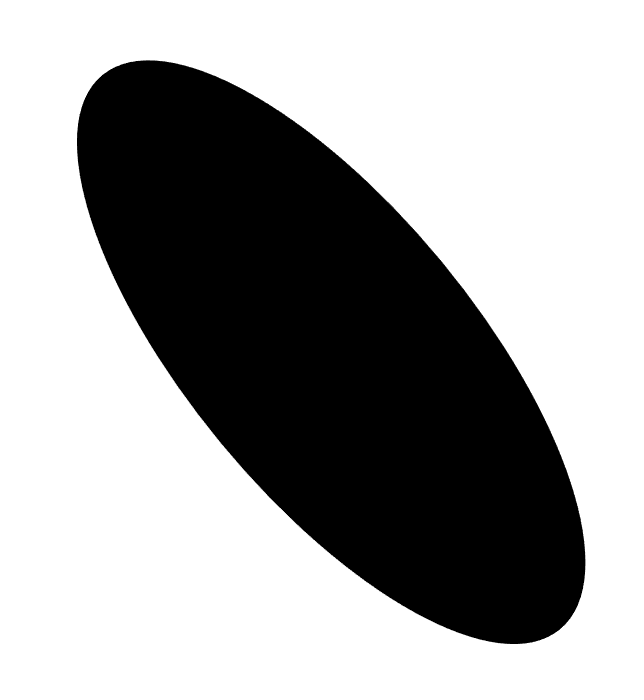
#> input picture 2024-1/GPT/01.png, 644 x 700 px; its folder holds only this picture in this run
$ jupyter execute --allow-errors '240126 ChatGPT-1.ipynb'
#> lines starting #> are read from the running program, lines starting #| are printed output that depends on the picture; after the words box and inside, x2 and y2 are one past the last pixel; in counts of white or black regions, pixels touching at a corner belong together
[cell 1]
import numpy as np
from skimage import measure, transform
from skimage.measure import label, regionprops

from PIL import Image
import matplotlib.pyplot as plt
import glob

[cell 2]
def load_image(file_path):
    image = Image.open(file_path)
    return image.convert('L')   # 그레이스케일로 변환

def find_properties(binary_particle):
    props = measure.regionprops(binary_particle.astype(int))[0]
    original_particle_area = np.sum(binary_particle)
    bbox = props.bbox
    orientation = props.orientation
    centroid = props.centroid
    return original_particle_area, bbox, orientation, centroid

def add_padding(binary_particle):
    rows, cols = binary_particle.shape
    diag = int(np.sqrt(rows**2 + cols**2))
    pad_width = ((diag - rows) // 2, (diag - cols) // 2)
    padded_particle = np.pad(binary_particle, ((pad_width[0], pad_width[0]), (pad_width[1], pad_width[1])), mode='constant', constant_values=0)
    return padded_particle, pad_width

def process_particle(padded_particle, orientation, centroid, pad_width, bbox):
    # 이미지 회전
    rotation_angle = (np.pi/2 - orientation) * (180/np.pi)
    new_centroid = (centroid[0] + pad_width[0], centroid[1] + pad_width[1])
    rotated_particle = transform.rotate(padded_particle, rotation_angle, order=0, preserve_range=True, center=new_centroid)

    # 회전된 이미지의 가로세로 비율 조정
    props_rotated = measure.regionprops(rotated_particle.astype(int))[0]
    rotated_bbox = props_rotated.bbox
    rotated_height = rotated_bbox[2] - rotated_bbox[0]
    rotated_width = rotated_bbox[3] - rotated_bbox[1]

    original_aspect_ratio = (bbox[3] - bbox[1]) / (bbox[2] - bbox[0])
    rotated_aspect_ratio = rotated_width / rotated_height

    # 가로세로 비율에 맞게 이미지 크기 조정
    if rotated_aspect_ratio > original_aspect_ratio:
        # 회전된 이미지가 너무 넓으면 높이를 늘립니다.
        new_height = rotated_width / original_aspect_ratio
        scaling_factor = new_height / rotated_height
        new_rotated_particle = transform.rescale(rotated_particle, (scaling_factor, 1), order=0, preserve_range=True)
    else:
        # 회전된 이미지가 너무 높으면 너비를 늘립니다.
        new_width = rotated_height * original_aspect_ratio
        scaling_factor = new_width / rotated_width
        new_rotated_particle = transform.rescale(rotated_particle, (1, scaling_factor), order=0, preserve_range=True)

    return new_rotated_particle

# [29 lines left out: functions adjust_particle_scale, save_and_show_image, not called in this run]

def main():
    image_files = glob.glob('*.png')
    if not image_files:
        raise ValueError("이미지를 찾을 수 없습니다.")

    for idx, file_path in enumerate(image_files):
        particle_image = load_image(file_path)
#> in load_image, image is the input picture: PIL image 644x700 RGBA; mean R, G, B, A 163.7, 163.7, 163.7, 255
        particle_array = np.array(particle_image)
        binary_particle = particle_array < 128
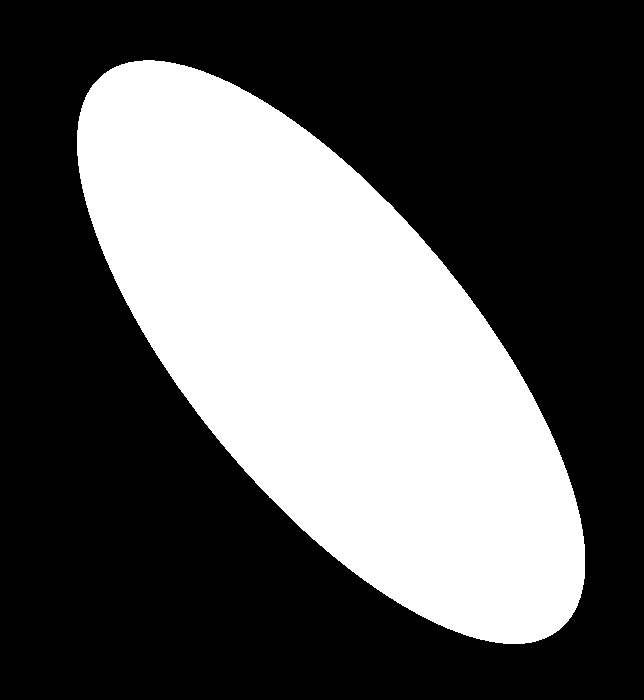
#> binary_particle: shape (700, 644) bool; 35.8% white; 1 white region, box (x1, y1, x2, y2) and area: (77, 60, 585, 644) 161559

        original_particle_area, bbox, orientation, centroid = find_properties(binary_particle)
#> in find_properties, `original_particle_area = np.sum(binary_particle)`: original_particle_area = 161559
#> in find_properties, `bbox = props.bbox`: bbox = (60, 77, 644, 585)
#> in find_properties, `orientation = props.orientation`: orientation = 0.69
#> in find_properties, `centroid = props.centroid`: centroid = (351.7, 330.7)
#> original_particle_area = 161559; bbox = (60, 77, 644, 585); orientation = 0.69; centroid = (351.7, 330.7)
        original_width = bbox[3] - bbox[1]
#> original_width = 508
        original_height = bbox[2] - bbox[0]
#> original_height = 584

        padded_particle, pad_width = add_padding(binary_particle)
#> in add_padding, `padded_particle = np.pad(binary_particle, ((pad_width[0], pad_width[0]..`:
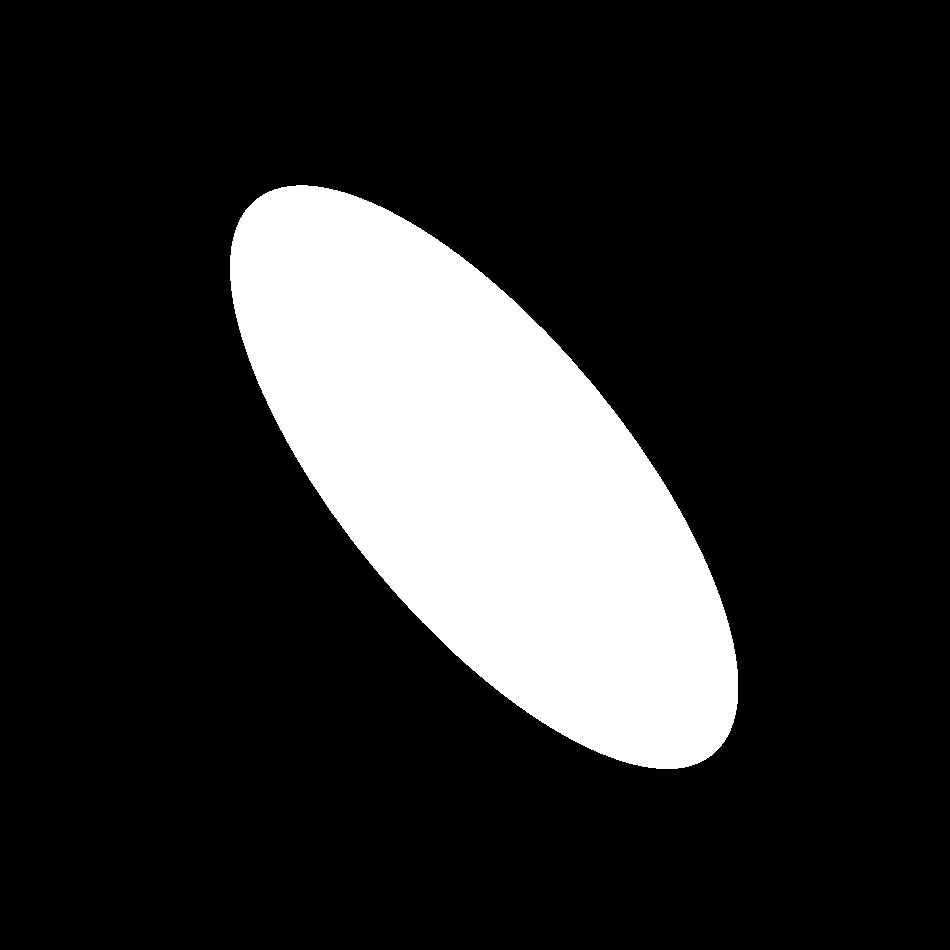
#> padded_particle: shape (950, 950) bool; 17.9% white; 1 white region, box (x1, y1, x2, y2) and area: (230, 185, 738, 769) 161559
#> pad_width = (125, 153)
        final_particle = process_particle(padded_particle, orientation, centroid, pad_width, bbox)
#> in process_particle, `rotation_angle = (np.pi/2 - orientation) * (180/np.pi)`: rotation_angle = 50.46
#> in process_particle, `new_centroid = (centroid[0] + pad_width[0], centroid[1] + pad_width[1])`: new_centroid = (476.7, 483.7)
#> in process_particle, `rotated_particle = transform.rotate(padded_particle, rotation_angle, o..`:
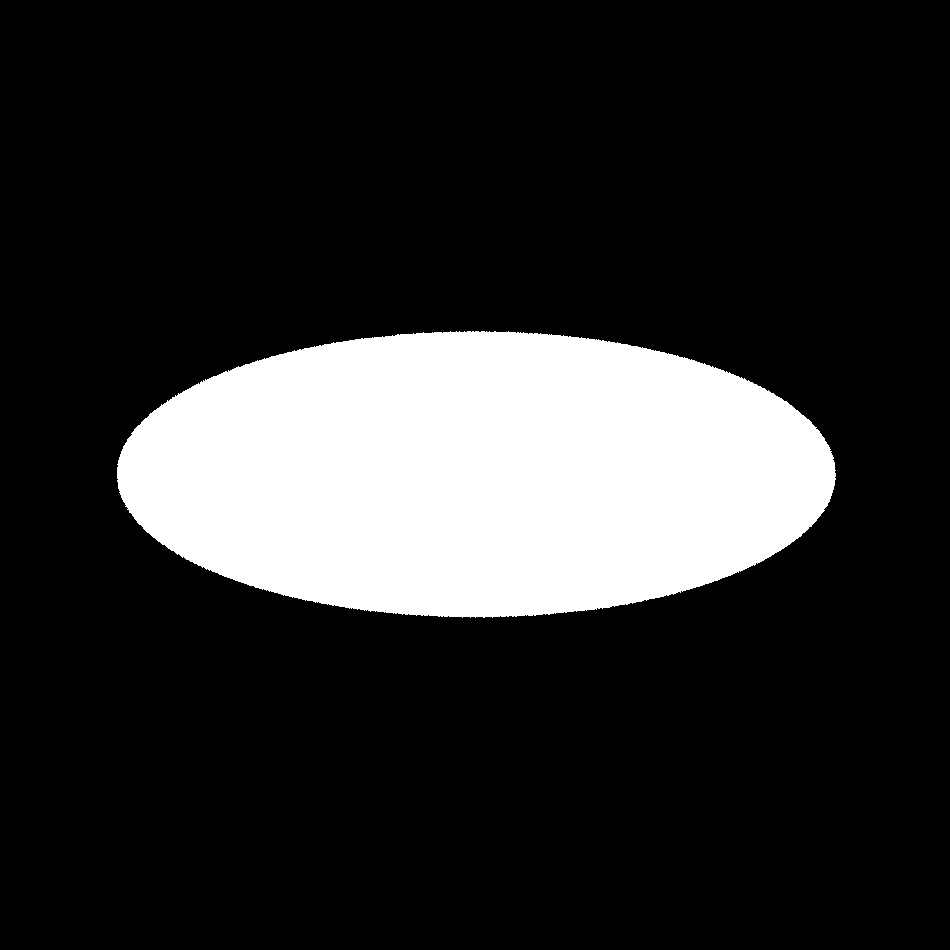
#> rotated_particle: shape (950, 950) bool; 17.9% white; 1 white region, box (x1, y1, x2, y2) and area: (117, 331, 836, 618) 161559
#> in process_particle, `rotated_bbox = props_rotated.bbox`: rotated_bbox = (331, 117, 618, 836)
#> in process_particle, `rotated_height = rotated_bbox[2] - rotated_bbox[0]`: rotated_height = 287
#> in process_particle, `rotated_width = rotated_bbox[3] - rotated_bbox[1]`: rotated_width = 719
#> in process_particle, `original_aspect_ratio = (bbox[3] - bbox[1]) / (bbox[2] - bbox[0])`: original_aspect_ratio = 0.87
#> in process_particle, `rotated_aspect_ratio = rotated_width / rotated_height`: rotated_aspect_ratio = 2.51
#> in process_particle, `new_height = rotated_width / original_aspect_ratio`: new_height = 826.6
#> in process_particle, `scaling_factor = new_height / rotated_height`: scaling_factor = 2.88
#> in process_particle, `new_rotated_particle = transform.rescale(rotated_particle, (scaling_fa..`:
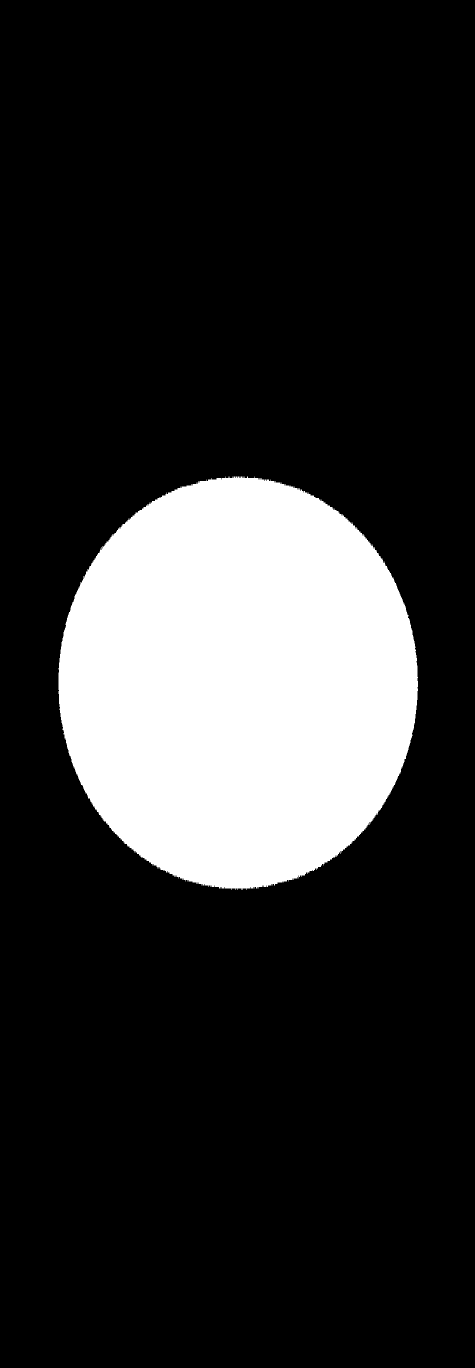
#> new_rotated_particle: shape (2736, 950) bool (shown at 1/2 size); 17.9% white; 1 white region, box (x1, y1, x2, y2) and area: (117, 953, 836, 1780) 465292

        # 원본 입자의 주축과 직교하는 축의 길이를 계산합니다.
        original_axis_lengths = {
            'axis': 2 * props.major_axis_length / 2,
            'ortho': 2 * props.minor_axis_length / 2
        }

        # 스케일링 함수를 호출합니다.
        scaled_particle_image = adjust_particle_scale(final_particle, original_axis_lengths)

        output_file_name = f'processed_{idx}.png'
        save_and_show_image(scaled_particle_image, output_file_name)

$ run again, on 2024-1/GPT/05.png
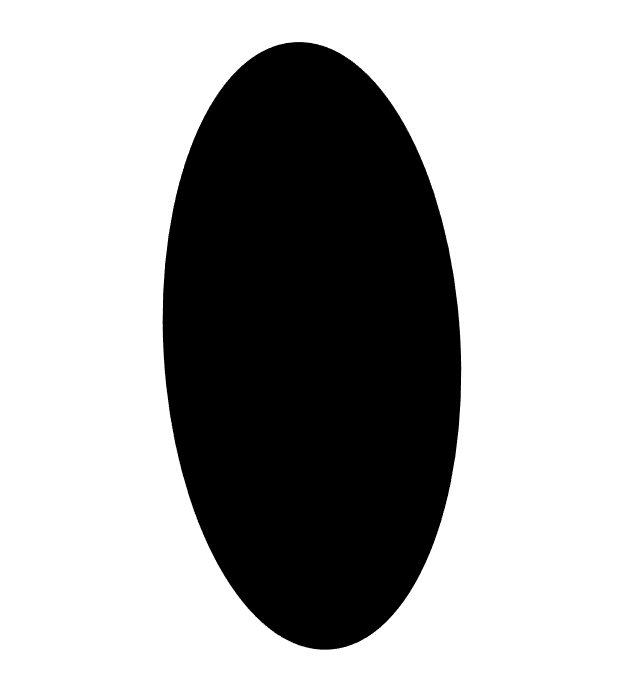
#> input picture 2024-1/GPT/05.png, 644 x 700 px
#> in load_image, image is the input picture: PIL image 644x700 RGBA; mean R, G, B, A 174.7, 174.7, 174.7, 255
#> in main, `binary_particle = particle_array < 128`:
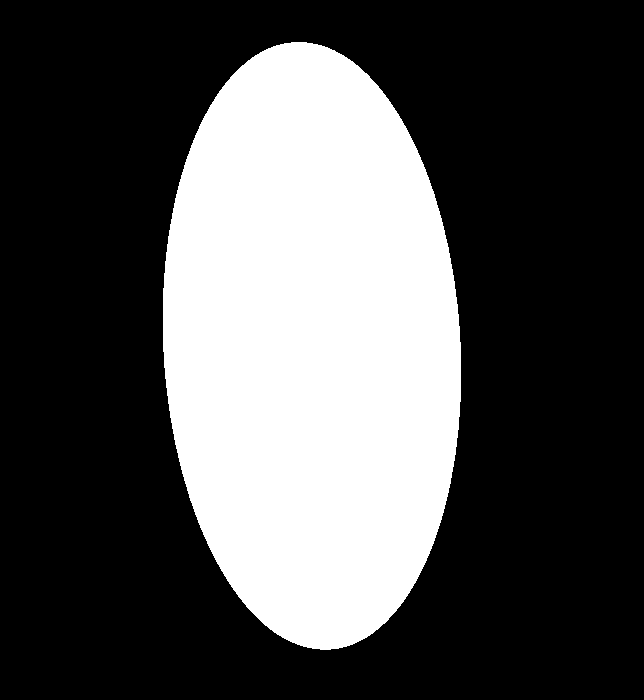
#> binary_particle: shape (700, 644) bool; 31.5% white; 1 white region, box (x1, y1, x2, y2) and area: (163, 42, 461, 650) 142052
#> in find_properties, `original_particle_area = np.sum(binary_particle)`: original_particle_area = 142052
#> in find_properties, `bbox = props.bbox`: bbox = (42, 163, 650, 461)
#> in find_properties, `orientation = props.orientation`: orientation = 0.0564
#> in find_properties, `centroid = props.centroid`: centroid = (345.4, 311.4)
#> in main, `original_particle_area, bbox, orientation, centroid = find_properties(..`: original_particle_area = 142052; bbox = (42, 163, 650, 461); orientation = 0.0564; centroid = (345.4, 311.4)
#> original_width = 298
#> original_height = 608
#> padded_particle: shape (950, 950) bool; 15.7% white; 1 white region, box (x1, y1, x2, y2) and area: (316, 167, 614, 775) 142052
#> in main, `padded_particle, pad_width = add_padding(binary_particle)`: pad_width = (125, 153)
#> rotation_angle = 86.77
#> new_centroid = (470.4, 464.4)
#> rotated_particle: shape (950, 950) bool; 15.7% white; 1 white region, box (x1, y1, x2, y2) and area: (172, 322, 781, 620) 142049
#> rotated_bbox = (322, 172, 620, 781)
#> rotated_height = 298
#> rotated_width = 609
#> original_aspect_ratio = 0.49
#> rotated_aspect_ratio = 2.04
#> new_height = 1242.5
#> scaling_factor = 4.17
#> in process_particle, `new_rotated_particle = transform.rescale(rotated_particle, (scaling_fa..`:
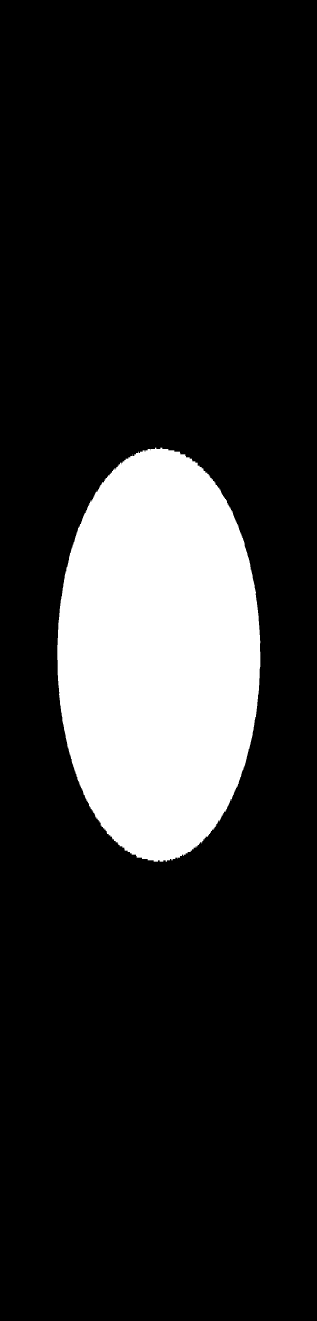
#> new_rotated_particle: shape (3961, 950) bool (shown at 1/3 size); 15.7% white; 1 white region, box (x1, y1, x2, y2) and area: (172, 1343, 781, 2585) 592269

$ run again, on 2024-1/GPT/06.png
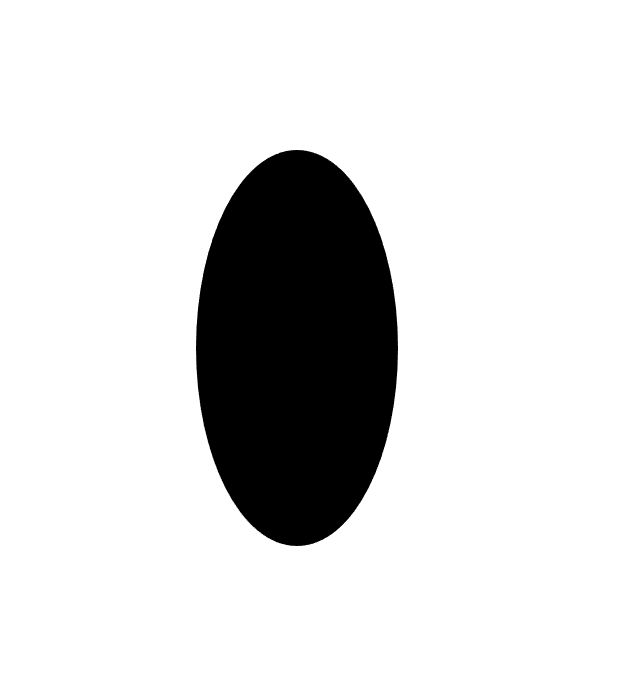
#> input picture 2024-1/GPT/06.png, 644 x 700 px
#> in load_image, image is the input picture: PIL image 644x700 RGBA; mean R, G, B, A 219.5, 219.5, 219.5, 255
#> in main, `binary_particle = particle_array < 128`:
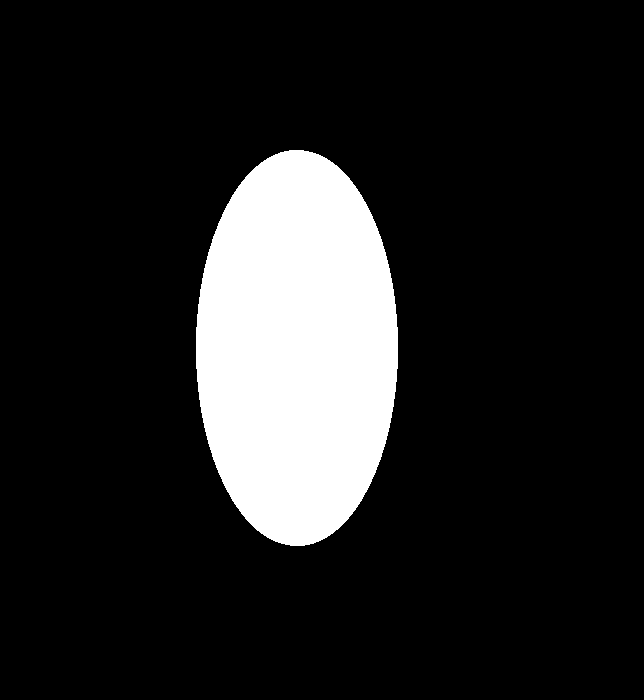
#> binary_particle: shape (700, 644) bool; 14% white; 1 white region, box (x1, y1, x2, y2) and area: (196, 150, 398, 546) 62909
#> in find_properties, `original_particle_area = np.sum(binary_particle)`: original_particle_area = 62909
#> in find_properties, `bbox = props.bbox`: bbox = (150, 196, 546, 398)
#> in find_properties, `orientation = props.orientation`: orientation = -0.000153
#> in find_properties, `centroid = props.centroid`: centroid = (347.5, 296.5)
#> in main, `original_particle_area, bbox, orientation, centroid = find_properties(..`: original_particle_area = 62909; bbox = (150, 196, 546, 398); orientation = -0.000153; centroid = (347.5, 296.5)
#> original_width = 202
#> original_height = 396
#> padded_particle: shape (950, 950) bool; 7% white; 1 white region, box (x1, y1, x2, y2) and area: (349, 275, 551, 671) 62909
#> in main, `padded_particle, pad_width = add_padding(binary_particle)`: pad_width = (125, 153)
#> rotation_angle = 90.01
#> new_centroid = (472.5, 449.5)
#> rotated_particle: shape (950, 950) bool; 7% white; 1 white region, box (x1, y1, x2, y2) and area: (298, 372, 694, 574) 62909
#> rotated_bbox = (372, 298, 574, 694)
#> rotated_height = 202
#> rotated_width = 396
#> original_aspect_ratio = 0.51
#> rotated_aspect_ratio = 1.96
#> new_height = 776.3
#> scaling_factor = 3.84
#> in process_particle, `new_rotated_particle = transform.rescale(rotated_particle, (scaling_fa..`:
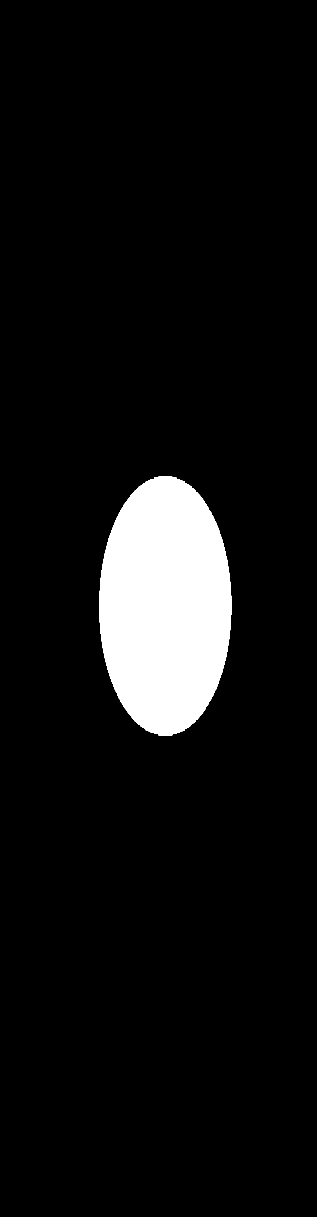
#> new_rotated_particle: shape (3651, 950) bool (shown at 1/3 size); 7% white; 1 white region, box (x1, y1, x2, y2) and area: (298, 1430, 694, 2206) 241765
